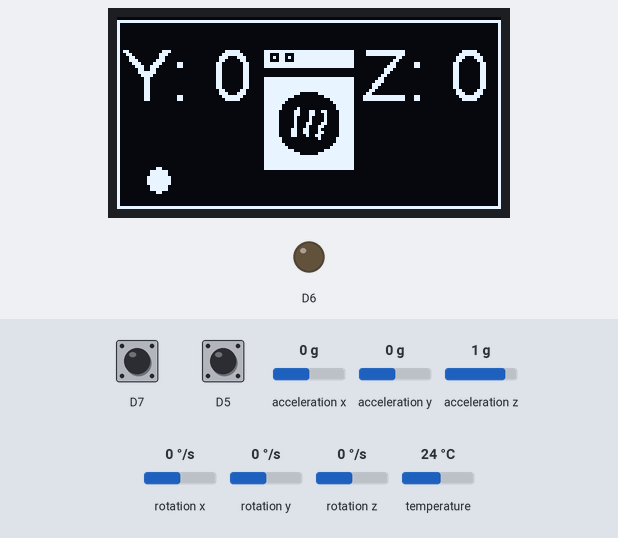
The sketch below on a simulated ESP8266 (NodeMCU). On the bench: 128×64 one-colour display, output pins drawn as LEDs (lit = HIGH). The test bench sets the inputs (shaded band); at power-on: D7 HIGH, D5 HIGH, rotation y 0 °/s, rotation z 0 °/s, acceleration x 0 g, acceleration y 0 g, acceleration z 1 g, rotation x 0 °/s, temperature 24 °C. WiFi joins after 1.5 s; servers stay silent unless stated; what the sketch prints to the serial monitor is not drawn.

Above: at 8.2 s.
8.3 s: D7 pulled LOW for 0.15 s
At 9.9 s:
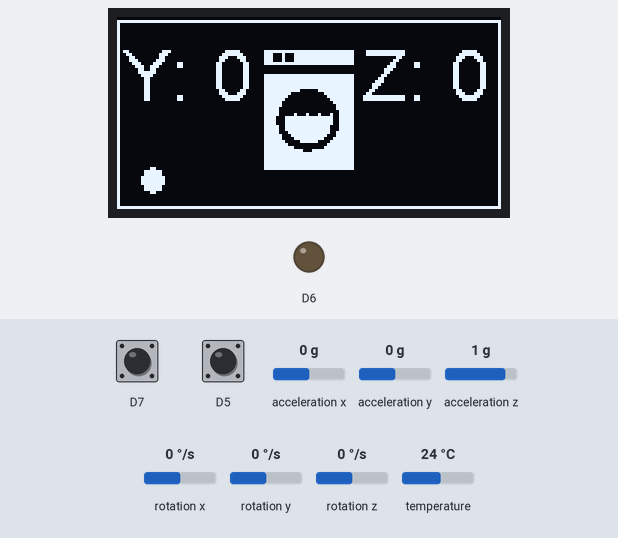
11.4 s: D5 pulled LOW for 0.15 s
At 14.1 s:
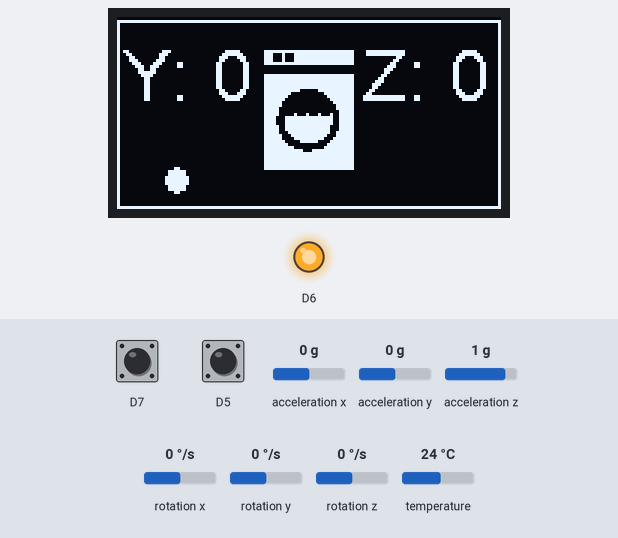
14.2 s: D7 pulled LOW for 1 s
At 16.23 s:
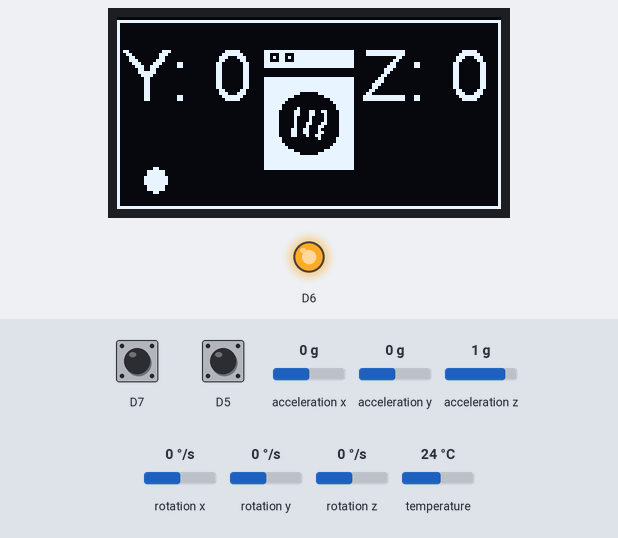
17.3 s: rotation y set to -192 °/s
At 17.8 s:
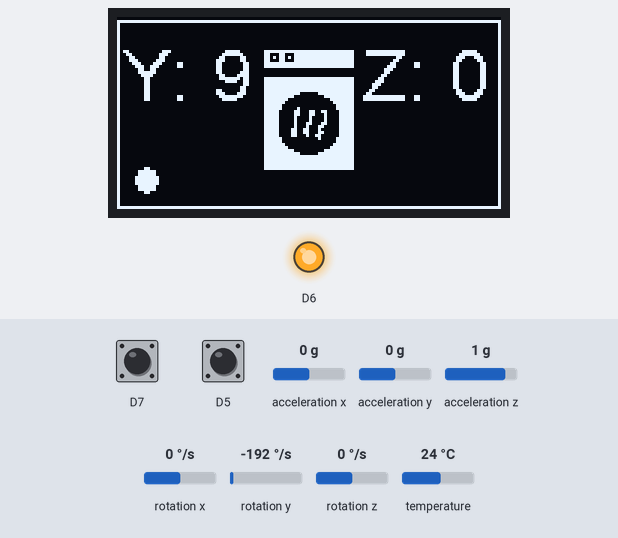
18.8 s: rotation y set to 0 °/s
At 20.42 s:
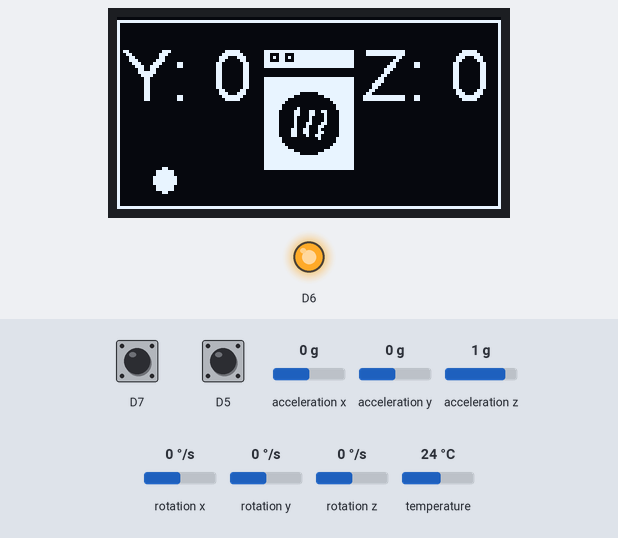
21.8 s: rotation z set to -192 °/s
At 22.9 s:
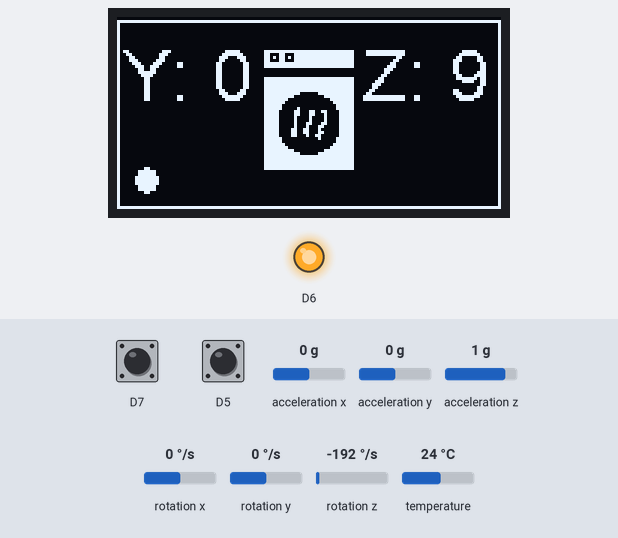
Timing chart, 0 to 24.3 s (numbered marks = the images above; inputs shaded):
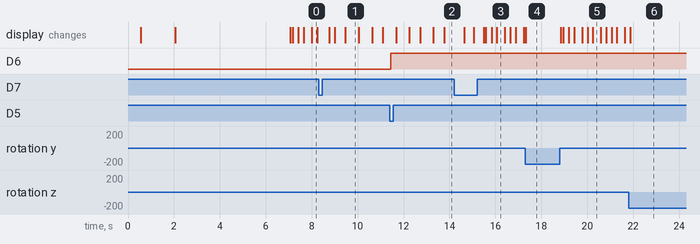

The sketch:

gyro_drier_sensor.ino
```cpp
#include <Wire.h>

#include <Adafruit_MPU6050.h>  // MPU-6050 is the name of the gyroscope
#include <Adafruit_Sensor.h>

#include <SSD1306.h>
#include <ESP8266HTTPClient.h>

#include "myButton.h"
#include "my_wifi.h"
#include "modes.h"

opMode modes[] = {
    opMode("Dryer", 250, dryer_bits, 32, 42),
    opMode("Washer", 500, washing_machine_bits, 32, 42)
};
int opModeIdx = 0; // Track current mode

Adafruit_MPU6050 mpu;
SSD1306Wire display(0x3C, D2, D1);

myPullupButton stopButton(D5, LOW);
myPullupButton modeButton(D7, LOW);
bool displayActive = true;

unsigned long idlePeriods = 0;

const float th_y = 0.01;
const float th_z = 0.01;

bool sendingMessage = false; // unified semaphore

void init_display() {
    delay(500);
    display.init();
    display.clear();
    display.flipScreenVertically();
    display.setFont(ArialMT_Plain_24);
    display.setTextAlignment(TEXT_ALIGN_LEFT);
    display.display();
    Serial.println("Display set up");
}

void displayIdle() {
    display.clear();
    display.setFont(ArialMT_Plain_24);
    display.drawString(1, 1, "IDLE");
    display.display();
}

void setup() {
    Serial.begin(115200);
    pinMode(D6, OUTPUT);
    digitalWrite(D6, LOW); // ensure the transistor is on

    init_display();

    if (!mpu.begin()) {
        display.drawString(5, 5, "Sensor init failed");
        Serial.println("Sensor init failed");
        while (1) yield();
    }
    Serial.println("Found a MPU-6050 sensor");
    display.drawString(2, 2, "Wi-Fi conn");
    display.display();
    connectToWiFi();
    display.drawString(2,26,dispWiFiConfig());
    display.display();
    delay(5000);
}

// void send_email_notif() {
//     Serial.println("Sending email");
//     EMailSender::EMailMessage message;
//     message.subject = "Gyro is now Idle";
//     message.message = "Gyroscope has moved to IDLE!";

//     EMailSender emailSend("loruk371@gmail.com", "tiudnygltapfymks");
//     EMailSender::Response resp = emailSend.send("lorenzo.pedrotti@gmail.com", message);

//     Serial.print("Email send desc: ");
//     Serial.println(resp.desc);
// }

void send_whatsapp_notif(String text) {
    const char* host = "api.callmebot.com";
    text.replace(" ", "+");
    String url = "/whatsapp.php?phone=447999399779&text=" + text + "&apikey=2866066";
    WiFiClientSecure client;
    client.setInsecure();
    if (!client.connect(host, 443)) {
        Serial.println("Connect to CallMe Bot failure");
        return;
    }
    Serial.println("Connect to CallMe Bot OK");
    client.print(String("GET ") + url + " HTTP/1.1\r\n" + "Host: " + host + "\r\n" + "Connection: close\r\n\r\n");
    // put on the display the icon of an envelope
    //display.drawString(5, 40, "Whatsapp");
    myImage whatsApp("WhatsApp", whatsapp_bits, 34, 31);
    display.drawXbm(5, 30, whatsApp.imageWidth, whatsApp.imageHeight, whatsApp.imageBits);
    display.display();
}

void displayData() {
    sensors_event_t a, g, temp;
    mpu.getEvent(&a, &g, &temp);
    // Check if the gyroscope readings are below the threshold
    if (abs(g.gyro.y) < th_y &&
        abs(g.gyro.z) < th_z) {
        idlePeriods++;
        // If below threshold, check if we are already counting idle time
        if (idlePeriods >= modes[opModeIdx].maxIdlePeriod) {
            displayActive = false;
        }
    } else {
        // Reset idle timer if gyro readings exceed the threshold
        idlePeriods = 0;
    }

    // Display current gyro readings
    display.clear();
    display.setFont(ArialMT_Plain_24);
    display.drawRect(0,1,128,63); // the outer rectangle
    // display the right icon
    display.drawXbm(48, 10,  modes[opModeIdx].imageWidth, modes[opModeIdx].imageHeight, modes[opModeIdx].imageBits);

    // Normalize gyro.y and gyro.z to a value between 0 and 9
    int normY = constrain((int)(abs(g.gyro.y) / th_y), 0, 9);
    int normZ = constrain((int)(abs(g.gyro.z) / th_z), 0, 9);

    display.drawString(2,  6, "Y: " + String(normY));
    display.drawString(82, 6, "Z: " + String(normZ));
    // Map idlePeriods to x position (from 10 to 118)
    int minX = 10;
    int maxX = 118;
    int circleX = map(idlePeriods, 0, modes[opModeIdx].maxIdlePeriod, minX, maxX);
    circleX = constrain(circleX, minX, maxX); // Ensure within bounds
    display.fillCircle(circleX, 54, 4);
    display.display();
}

void switchToNextMode() {
    opModeIdx++;
    if (opModeIdx >= (sizeof(modes) / sizeof(modes[0]))) {
        opModeIdx = 0;
    }
    Serial.println("Switched to mode: " + modes[opModeIdx].description);
    idlePeriods = 0; // Reset idle periods when switching modes
}

void loop() {

    if (!sendingMessage) {
        if (displayActive) {
            displayData();
        } else {
            sendingMessage = true; // set semaphore
            displayIdle();
            send_whatsapp_notif("Gyro says the " + modes[opModeIdx].description + " has stopped");
        }
    }

    if (modeButton.isPressed()) {
        switchToNextMode();
        delay(300); // Debounce delay
    }

    if (stopButton.isPressed()) {
        Serial.println("Stopping the display"); // it actually cuts the power
        digitalWrite(D6, HIGH); // turn off the transistor
    }
    delay(100);
}
```

myButton.h
```cpp
class myPullupButton {
    private:
        int Pin;
        int hl_press; // what to check
    public:
        myPullupButton(int aPin, int aDir) {
            Pin = aPin;
            hl_press = aDir;
            pinMode(Pin, INPUT_PULLUP);
        }

        int getPin() {
            return Pin;
        }

        bool isPressed() {
            if (digitalRead(Pin) == hl_press) {
                return true;
            }
            return false;
        }
};
```

my_wifi.h
```cpp
#include <ESP8266WiFi.h>

const char *ssid = "lorenzo_work24";
const char *password = "f3d3r1c0";

void connectToWiFi(int host_number = 0) {
  if (host_number > 0) {
    IPAddress subnet(255, 255, 255, 0);
    IPAddress gateway(192, 168, 1, 254);
    IPAddress local_IP(192, 168, 1, host_number);
    IPAddress dns(8,8,8,8);
    if (WiFi.config(local_IP, gateway, subnet, dns)) {
      Serial.println("Static IP Configured");
    } else {
      Serial.println("Static IP Configuration Failed");
    }
  }
  WiFi.begin(ssid, password);
  // Initialising the UI will init the display too.
  while (WiFi.status() != WL_CONNECTED) {
    Serial.println("Attempting to connect to WiFi");
    delay(500);
  }
}

String dispWiFiConfig() {
  String mex = "IP: " + WiFi.localIP().toString();
  Serial.println(mex);
  // Return only the last 7 characters of mex
  return mex.substring(mex.length() - 4);
}
```

Source omitted: modes.h (data table, 3751 bytes)

Measured:
- after the input at 8.3 s, the display: first changes after 0.47 s (image 1 shows a later state)
- after the input at 11.4 s, D6: LOW → HIGH at once
- after the input at 14.2 s, the display: first changes after 0.45 s (image 3 shows a later state)
- after the input at 18.8 s, the display: first changes after 0.05 s (image 5 shows a later state)
- what the display in image 1 shows lasts 0.5 s, from 9.5 s to 10.0 s
